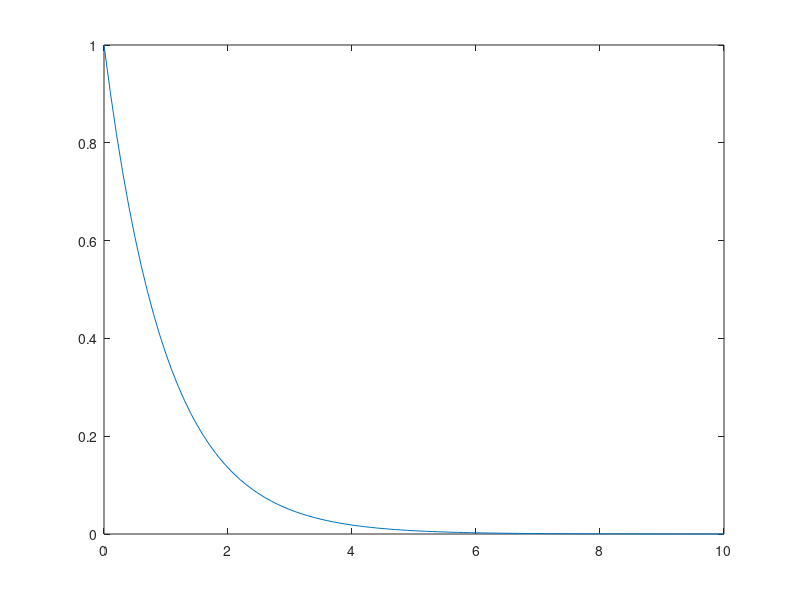

Write the MATLAB code that produced this figure.
a = 1;
f = @(t) a^(t - 1)*exp(-t);
n =100;
x = linspace(0, 10, n + 1)
y = ones(1, n + 1);
for i = 1:n + 1
  y(1, i) = f(x(i));
 endfor
plot(x, y)